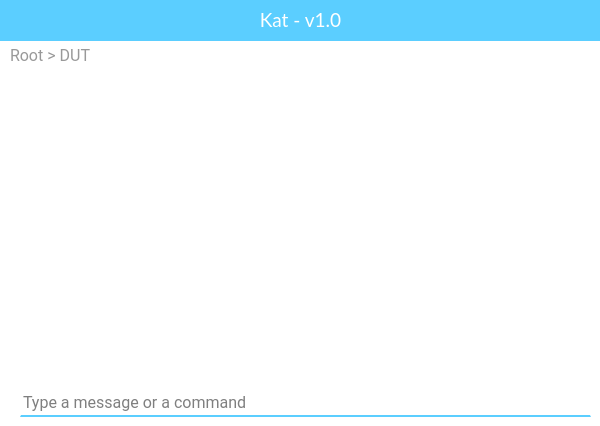
<?xml version="1.0" encoding="UTF-8"?>
<ui version="4.0">
 <class>MainWindow</class>
 <widget class="QMainWindow" name="MainWindow">
  <property name="geometry">
   <rect>
    <x>0</x>
    <y>0</y>
    <width>600</width>
    <height>426</height>
   </rect>
  </property>
  <property name="sizePolicy">
   <sizepolicy hsizetype="Fixed" vsizetype="Fixed">
    <horstretch>0</horstretch>
    <verstretch>0</verstretch>
   </sizepolicy>
  </property>
  <property name="palette">
   <palette>
    <active>
     <colorrole role="Base">
      <brush brushstyle="SolidPattern">
       <color alpha="255">
        <red>249</red>
        <green>249</green>
        <blue>249</blue>
       </color>
      </brush>
     </colorrole>
     <colorrole role="Window">
      <brush brushstyle="SolidPattern">
       <color alpha="255">
        <red>255</red>
        <green>255</green>
        <blue>255</blue>
       </color>
      </brush>
     </colorrole>
    </active>
    <inactive>
     <colorrole role="Base">
      <brush brushstyle="SolidPattern">
       <color alpha="255">
        <red>249</red>
        <green>249</green>
        <blue>249</blue>
       </color>
      </brush>
     </colorrole>
     <colorrole role="Window">
      <brush brushstyle="SolidPattern">
       <color alpha="255">
        <red>255</red>
        <green>255</green>
        <blue>255</blue>
       </color>
      </brush>
     </colorrole>
    </inactive>
    <disabled>
     <colorrole role="Base">
      <brush brushstyle="SolidPattern">
       <color alpha="255">
        <red>255</red>
        <green>255</green>
        <blue>255</blue>
       </color>
      </brush>
     </colorrole>
     <colorrole role="Window">
      <brush brushstyle="SolidPattern">
       <color alpha="255">
        <red>255</red>
        <green>255</green>
        <blue>255</blue>
       </color>
      </brush>
     </colorrole>
    </disabled>
   </palette>
  </property>
  <property name="windowTitle">
   <string>Kat</string>
  </property>
  <property name="windowIcon">
   <iconset>
    <normaloff>images/icon-kat.png</normaloff>images/icon-kat.png</iconset>
  </property>
  <widget class="QWidget" name="centralwidget">
   <property name="sizePolicy">
    <sizepolicy hsizetype="Fixed" vsizetype="Fixed">
     <horstretch>0</horstretch>
     <verstretch>0</verstretch>
    </sizepolicy>
   </property>
   <widget class="QTextBrowser" name="textBrowser">
    <property name="geometry">
     <rect>
      <x>20</x>
      <y>80</y>
      <width>571</width>
      <height>301</height>
     </rect>
    </property>
    <property name="palette">
     <palette>
      <active>
       <colorrole role="Base">
        <brush brushstyle="SolidPattern">
         <color alpha="255">
          <red>255</red>
          <green>255</green>
          <blue>255</blue>
         </color>
        </brush>
       </colorrole>
      </active>
      <inactive>
       <colorrole role="Base">
        <brush brushstyle="SolidPattern">
         <color alpha="255">
          <red>255</red>
          <green>255</green>
          <blue>255</blue>
         </color>
        </brush>
       </colorrole>
      </inactive>
      <disabled>
       <colorrole role="Base">
        <brush brushstyle="SolidPattern">
         <color alpha="255">
          <red>255</red>
          <green>255</green>
          <blue>255</blue>
         </color>
        </brush>
       </colorrole>
      </disabled>
     </palette>
    </property>
    <property name="font">
     <font>
      <family>Roboto</family>
      <pointsize>12</pointsize>
      <weight>50</weight>
      <italic>false</italic>
      <bold>false</bold>
     </font>
    </property>
    <property name="styleSheet">
     <string notr="true">QScrollBar:vertical {              
    border: 0px;
    background:white;
}
QScrollBar::handle:vertical {
    background: #dbdbdb;
    min-height: 0px;
	max-height:10px;
}
QFrame{
	border:none;
}</string>
    </property>
    <property name="html">
     <string>&lt;!DOCTYPE HTML PUBLIC &quot;-//W3C//DTD HTML 4.0//EN&quot; &quot;http://www.w3.org/TR/REC-html40/strict.dtd&quot;&gt;
&lt;html&gt;&lt;head&gt;&lt;meta name=&quot;qrichtext&quot; content=&quot;1&quot; /&gt;&lt;style type=&quot;text/css&quot;&gt;
p, li { white-space: pre-wrap; }
&lt;/style&gt;&lt;/head&gt;&lt;body style=&quot; font-family:'Roboto'; font-size:12pt; font-weight:400; font-style:normal;&quot;&gt;
&lt;p style=&quot;-qt-paragraph-type:empty; margin-top:0px; margin-bottom:0px; margin-left:0px; margin-right:0px; -qt-block-indent:0; text-indent:0px;&quot;&gt;&lt;br /&gt;&lt;/p&gt;&lt;/body&gt;&lt;/html&gt;</string>
    </property>
   </widget>
   <widget class="QLineEdit" name="lineEdit">
    <property name="geometry">
     <rect>
      <x>20</x>
      <y>390</y>
      <width>571</width>
      <height>27</height>
     </rect>
    </property>
    <property name="font">
     <font>
      <family>Roboto</family>
      <pointsize>12</pointsize>
      <weight>50</weight>
      <italic>false</italic>
      <bold>false</bold>
     </font>
    </property>
    <property name="styleSheet">
     <string notr="true">border-top : 0px;
font: 12pt &quot;Roboto&quot;;
border-bottom: 2px solid #5bceff;
font: 12pt &quot;Roboto&quot;;
background-color:white;</string>
    </property>
    <property name="text">
     <string/>
    </property>
    <property name="placeholderText">
     <string>Type a message or a command</string>
    </property>
   </widget>
   <widget class="QLabel" name="label">
    <property name="geometry">
     <rect>
      <x>0</x>
      <y>0</y>
      <width>601</width>
      <height>41</height>
     </rect>
    </property>
    <property name="palette">
     <palette>
      <active>
       <colorrole role="WindowText">
        <brush brushstyle="SolidPattern">
         <color alpha="255">
          <red>255</red>
          <green>255</green>
          <blue>255</blue>
         </color>
        </brush>
       </colorrole>
       <colorrole role="Text">
        <brush brushstyle="SolidPattern">
         <color alpha="255">
          <red>255</red>
          <green>255</green>
          <blue>255</blue>
         </color>
        </brush>
       </colorrole>
       <colorrole role="Base">
        <brush brushstyle="SolidPattern">
         <color alpha="255">
          <red>249</red>
          <green>249</green>
          <blue>249</blue>
         </color>
        </brush>
       </colorrole>
       <colorrole role="Window">
        <brush brushstyle="SolidPattern">
         <color alpha="255">
          <red>91</red>
          <green>206</green>
          <blue>255</blue>
         </color>
        </brush>
       </colorrole>
      </active>
      <inactive>
       <colorrole role="WindowText">
        <brush brushstyle="SolidPattern">
         <color alpha="255">
          <red>255</red>
          <green>255</green>
          <blue>255</blue>
         </color>
        </brush>
       </colorrole>
       <colorrole role="Text">
        <brush brushstyle="SolidPattern">
         <color alpha="255">
          <red>255</red>
          <green>255</green>
          <blue>255</blue>
         </color>
        </brush>
       </colorrole>
       <colorrole role="Base">
        <brush brushstyle="SolidPattern">
         <color alpha="255">
          <red>249</red>
          <green>249</green>
          <blue>249</blue>
         </color>
        </brush>
       </colorrole>
       <colorrole role="Window">
        <brush brushstyle="SolidPattern">
         <color alpha="255">
          <red>91</red>
          <green>206</green>
          <blue>255</blue>
         </color>
        </brush>
       </colorrole>
      </inactive>
      <disabled>
       <colorrole role="WindowText">
        <brush brushstyle="SolidPattern">
         <color alpha="255">
          <red>135</red>
          <green>135</green>
          <blue>136</blue>
         </color>
        </brush>
       </colorrole>
       <colorrole role="Text">
        <brush brushstyle="SolidPattern">
         <color alpha="255">
          <red>135</red>
          <green>135</green>
          <blue>136</blue>
         </color>
        </brush>
       </colorrole>
       <colorrole role="Base">
        <brush brushstyle="SolidPattern">
         <color alpha="255">
          <red>91</red>
          <green>206</green>
          <blue>255</blue>
         </color>
        </brush>
       </colorrole>
       <colorrole role="Window">
        <brush brushstyle="SolidPattern">
         <color alpha="255">
          <red>91</red>
          <green>206</green>
          <blue>255</blue>
         </color>
        </brush>
       </colorrole>
      </disabled>
     </palette>
    </property>
    <property name="font">
     <font>
      <family>Lato</family>
      <pointsize>14</pointsize>
     </font>
    </property>
    <property name="autoFillBackground">
     <bool>true</bool>
    </property>
    <property name="text">
     <string>&lt;html&gt;&lt;head/&gt;&lt;body&gt;&lt;p align=&quot;center&quot;&gt;Kat - v1.0&lt;/p&gt;&lt;/body&gt;&lt;/html&gt;</string>
    </property>
   </widget>
   <widget class="QLabel" name="labelPath">
    <property name="geometry">
     <rect>
      <x>10</x>
      <y>40</y>
      <width>621</width>
      <height>31</height>
     </rect>
    </property>
    <property name="palette">
     <palette>
      <active>
       <colorrole role="WindowText">
        <brush brushstyle="SolidPattern">
         <color alpha="255">
          <red>153</red>
          <green>153</green>
          <blue>153</blue>
         </color>
        </brush>
       </colorrole>
       <colorrole role="Text">
        <brush brushstyle="SolidPattern">
         <color alpha="255">
          <red>255</red>
          <green>255</green>
          <blue>255</blue>
         </color>
        </brush>
       </colorrole>
       <colorrole role="Base">
        <brush brushstyle="SolidPattern">
         <color alpha="255">
          <red>249</red>
          <green>249</green>
          <blue>249</blue>
         </color>
        </brush>
       </colorrole>
       <colorrole role="Window">
        <brush brushstyle="SolidPattern">
         <color alpha="255">
          <red>255</red>
          <green>255</green>
          <blue>255</blue>
         </color>
        </brush>
       </colorrole>
      </active>
      <inactive>
       <colorrole role="WindowText">
        <brush brushstyle="SolidPattern">
         <color alpha="255">
          <red>153</red>
          <green>153</green>
          <blue>153</blue>
         </color>
        </brush>
       </colorrole>
       <colorrole role="Text">
        <brush brushstyle="SolidPattern">
         <color alpha="255">
          <red>255</red>
          <green>255</green>
          <blue>255</blue>
         </color>
        </brush>
       </colorrole>
       <colorrole role="Base">
        <brush brushstyle="SolidPattern">
         <color alpha="255">
          <red>249</red>
          <green>249</green>
          <blue>249</blue>
         </color>
        </brush>
       </colorrole>
       <colorrole role="Window">
        <brush brushstyle="SolidPattern">
         <color alpha="255">
          <red>255</red>
          <green>255</green>
          <blue>255</blue>
         </color>
        </brush>
       </colorrole>
      </inactive>
      <disabled>
       <colorrole role="WindowText">
        <brush brushstyle="SolidPattern">
         <color alpha="255">
          <red>135</red>
          <green>135</green>
          <blue>136</blue>
         </color>
        </brush>
       </colorrole>
       <colorrole role="Text">
        <brush brushstyle="SolidPattern">
         <color alpha="255">
          <red>135</red>
          <green>135</green>
          <blue>136</blue>
         </color>
        </brush>
       </colorrole>
       <colorrole role="Base">
        <brush brushstyle="SolidPattern">
         <color alpha="255">
          <red>255</red>
          <green>255</green>
          <blue>255</blue>
         </color>
        </brush>
       </colorrole>
       <colorrole role="Window">
        <brush brushstyle="SolidPattern">
         <color alpha="255">
          <red>255</red>
          <green>255</green>
          <blue>255</blue>
         </color>
        </brush>
       </colorrole>
      </disabled>
     </palette>
    </property>
    <property name="font">
     <font>
      <family>Roboto</family>
      <pointsize>12</pointsize>
     </font>
    </property>
    <property name="autoFillBackground">
     <bool>true</bool>
    </property>
    <property name="text">
     <string>&lt;html&gt;&lt;head/&gt;&lt;body&gt;&lt;p&gt;Root &amp;gt; DUT&lt;/p&gt;&lt;/body&gt;&lt;/html&gt;</string>
    </property>
   </widget>
   <zorder>labelPath</zorder>
   <zorder>textBrowser</zorder>
   <zorder>label</zorder>
   <zorder>lineEdit</zorder>
  </widget>
 </widget>
 <tabstops>
  <tabstop>lineEdit</tabstop>
  <tabstop>textBrowser</tabstop>
 </tabstops>
 <resources>
  <include location="images/resource-images"/>
 </resources>
 <connections/>
</ui>
